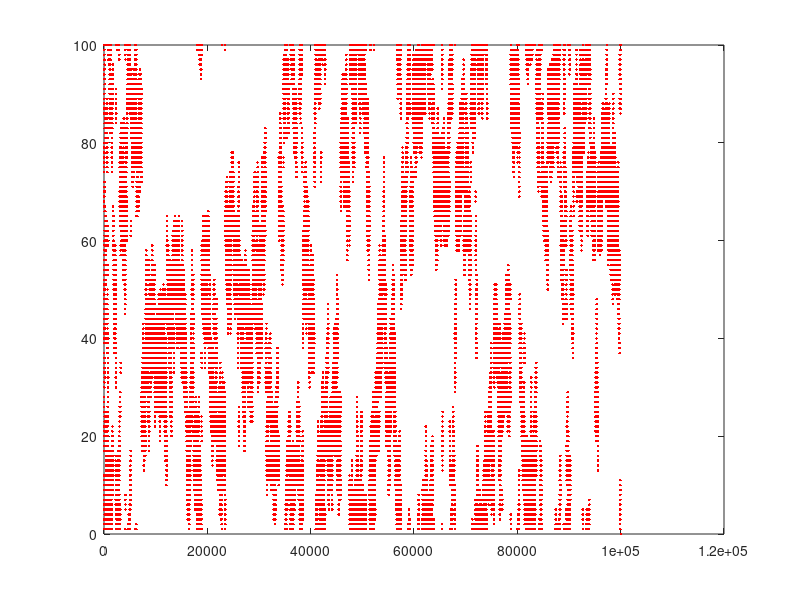

MATLAB code for this plot:
clc;
clear;
%Punctuated equilibrium and criticality in a simple model of evolution

N = 100; % number of species
T = 100000; % number of evolutionary epochsl
f = rand(N,1); % initial fitness
r = rand(3,T); % 3 random numbers for each epoch
s(T+1, 3) = 0;

for t=1:T
    [~, mf] = min(f); % find the weakest
    f(mod(mf-2:mf,N)+1, 1) = r(:,t); % replace  weakest and its neighbors
    s(t, :) = mod(mf-2:mf, N)+1;
end 

xlabel('Time')
plot(s, 'r.')